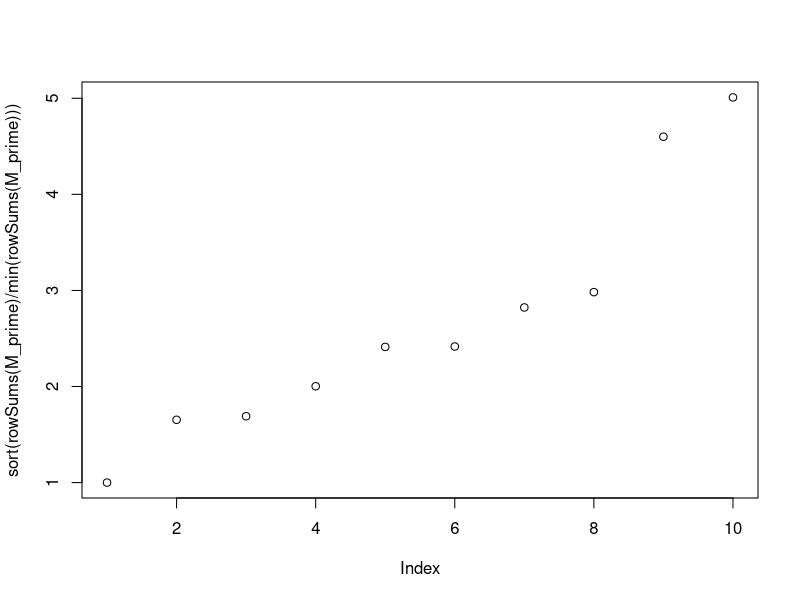
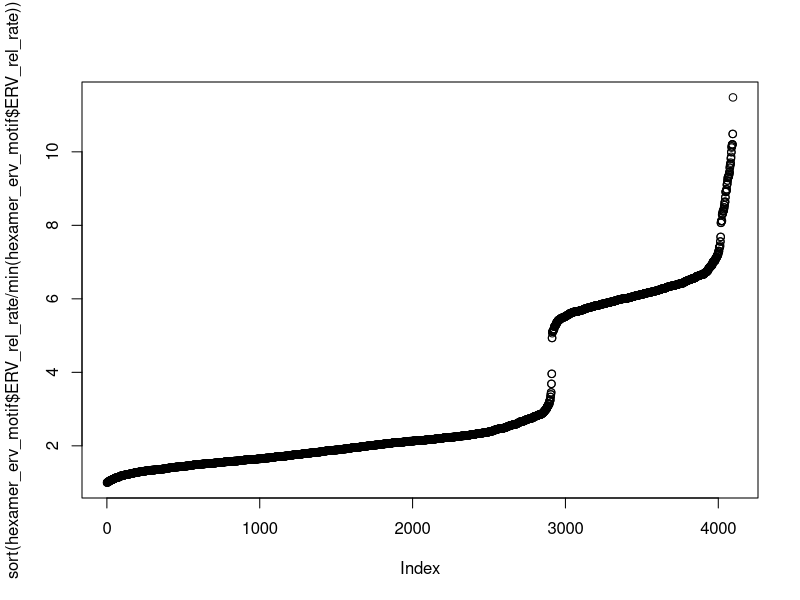

Generate these figures, in order, with R: (Note: this script raises an error after producing the figures.)
library(tidyverse)

sample_M_double <- function(N, M_mu, M_sigma) {
  # log-normally distributed entries
  M_prime <- matrix(nrow=N, ncol=1)
  for (i in 1:N) {
    M_prime[i, 1] <- exp(rnorm(1, M_mu, M_sigma))
  }
  M <- matrix(nrow=N, ncol=N)
  for (i in 1:N) {
    for (j in 1:N) { 
      if (i != j) {
        M[i, j] <- M_prime[j, 1]*pmax(
          0, exp(rnorm(1, M_mu, M_sigma)))
      }
    }
  }
  for (i in 1:N) {
    M[i, i] <- -sum(M[, i], na.rm=T)
  }
  return(M)
}

# test sampling
M_prime <- sample_M_double(10, 0, 1)
M_prime[M_prime<0] <- 0
rowSums(M_prime)
range(M_prime[M_prime>0])
max(range(M_prime[M_prime>0]))/
  min(range(M_prime[M_prime>0]))
plot(sort(rowSums(M_prime)/min(rowSums(M_prime))))

hexamer_erv_motif <- read_tsv("../data/hexamers_ERVaveraged.txt")
names(hexamer_erv_motif) <- c("wtMotif", "ERV_rel_rate")
plot(sort(hexamer_erv_motif$ERV_rel_rate/
            min(hexamer_erv_motif$ERV_rel_rate)))

# remaining parameters
sample_Q <- function(N, Q_alpha) {
  # symmetric dirichlet distributed
  if (Q_alpha == Inf) { 
    Q <- rep(1/N, N)
  } else {
    Q <- t(rdirichlet(1, rep(Q_alpha, N)))
  }
  return(Q)
}

get_equilibrium_frequencies <- function(N, M, S, Q) {
  E_N <- as.matrix(c(rep(0, N-1), 1))
  M_N <- M; M_N[N, ] <- rep(1, N)
  Q_S <- S*Q
  P_0 <- solve(M_N) %*% E_N
  # analytic derivation
  P <- (1-S)*P_0 + Q_S
  return(P)
}

# constants
N = 20  # 50
M_mu = 0

# initialize
output_list_v2 <- tibble(
  "S"=as.numeric(), "M_sigma"=as.numeric(), "Q_alpha"=as.numeric(), "iter_index"=as.numeric(), 
  "motif_index"=as.numeric(), "motif_exon"=as.numeric(), "motif_intron"=as.numeric(), 
  "motif_ratio"=as.numeric(), "motif_mutrate"=as.numeric(), "motif_ratio_max"=as.numeric())

# iterate
for (S in c(0, 0.05, 0.1, 0.2, 0.4, 0.8)) {
  for (M_sigma in c(0:100)/100) {
  # for (M_sigma in 2**(c(0:40)/5)) {
    for (Q_alpha in c(Inf)) {  # , 10, 1)) { 
      for (i in 1:1) {
        print(c(S, M_sigma, Q_alpha, i))

        # sample parameters
        M <- sample_M_double(N, 0, M_sigma)
        Q <- sample_Q(N, Q_alpha)
        
        # equilibrium frequencies
        P_exon <- get_equilibrium_frequencies(N, M, S, Q)
        P_intron <- get_equilibrium_frequencies(N, M, 0, Q)
        
        # append to output
        for (j in 1:length(P_exon)) {
          output_list_v2 <- bind_rows(output_list_v2, c(
            "S"=S, "M_sigma"=M_sigma, "Q_alpha"=Q_alpha, "iter_index"=i, "motif_index"=j, 
            "motif_exon"=P_exon[j], "motif_intron"=P_intron[j], "motif_ratio"=P_exon[j]/P_intron[j],
            "motif_mutrate"=M[j, j], "mutrate_ratio_max"=max(M[M > 0])/min(M[M > 0])))
        }
      }
    }
  }
}

write_tsv(output_list_v2, "../results/figures/output_list_v2_double.txt")
output_list_v2 <- read_tsv("../results/figures/output_list_v2_double.txt")

# # # original
palette_blue_red <- c("#297bb0", "#a9d4d9", "#f5e090", "#faae61", "#d71d1c")

output_list_v2_temp <- filter(output_list_v2, S!=1) %>% 
  group_by(M_sigma, S, Q_alpha) %>% summarise(
    motif_ratio_0 = quantile(motif_ratio, probs=0/100, na.rm=T), 
    motif_ratio_25 = quantile(motif_ratio, probs=25/100, na.rm=T),
    motif_ratio_50 = quantile(motif_ratio, probs=50/100, na.rm=T),
    motif_ratio_75 = quantile(motif_ratio, probs=75/100, na.rm=T),
    motif_ratio_100 = quantile(motif_ratio, probs=100/100, na.rm=T)) %>% 
  gather(motif_ratio_summary, motif_ratio, motif_ratio_0, 
    motif_ratio_25, motif_ratio_50, motif_ratio_75, 
    motif_ratio_100) %>% 
  mutate(motif_ratio_summary = as.factor(as.numeric(gsub(
    "motif_ratio_", "", motif_ratio_summary))))

output_list_v2_mean <- output_list_v2_temp %>% 
  dplyr::select(M_sigma, S, Q_alpha, motif_ratio_summary, motif_ratio)
write_tsv(output_list_v2_mean, "../results/figures/output_list_v2_mean_double.txt")
output_list_v2_mean <- read_tsv("../results/figures/output_list_v2_mean_double.txt")

# # # revision
output_list_v2_exon_temp <- filter(output_list_v2, S!=1) %>% 
  group_by(M_sigma, S, Q_alpha) %>% summarise(
    motif_exon_0 = quantile(motif_exon, probs=0/100, na.rm=T), 
    motif_exon_25 = quantile(motif_exon, probs=25/100, na.rm=T),
    motif_exon_50 = quantile(motif_exon, probs=50/100, na.rm=T),
    motif_exon_75 = quantile(motif_exon, probs=75/100, na.rm=T),
    motif_exon_100 = quantile(motif_exon, probs=100/100, na.rm=T)) %>% 
  gather(motif_exon_summary, motif_exon, motif_exon_0, 
    motif_exon_25, motif_exon_50, motif_exon_75, 
    motif_exon_100) %>% 
  mutate(motif_exon_summary = as.factor(as.numeric(gsub(
    "motif_exon_", "", motif_exon_summary))))

output_list_v2_exon_mean <- output_list_v2_exon_temp %>% 
  dplyr::select(M_sigma, S, Q_alpha, motif_exon_summary, motif_exon)
write_tsv(output_list_v2_exon_mean, "../results/figures/output_list_v2_exon_mean_double.txt")
output_list_v2_exon_mean <- read_tsv("../results/figures/output_list_v2_exon_mean_double.txt")

# # # revision
output_list_v2_intron_temp <- filter(output_list_v2, S!=1) %>% 
  group_by(M_sigma, S, Q_alpha) %>% summarise(
    motif_intron_0 = quantile(motif_intron, probs=0/100, na.rm=T), 
    motif_intron_25 = quantile(motif_intron, probs=25/100, na.rm=T),
    motif_intron_50 = quantile(motif_intron, probs=50/100, na.rm=T),
    motif_intron_75 = quantile(motif_intron, probs=75/100, na.rm=T),
    motif_intron_100 = quantile(motif_intron, probs=100/100, na.rm=T)) %>% 
  gather(motif_intron_summary, motif_intron, motif_intron_0, 
    motif_intron_25, motif_intron_50, motif_intron_75, 
    motif_intron_100) %>% 
  mutate(motif_intron_summary = as.factor(as.numeric(gsub(
    "motif_intron_", "", motif_intron_summary))))

output_list_v2_intron_mean <- output_list_v2_intron_temp %>% 
  dplyr::select(M_sigma, S, Q_alpha, motif_intron_summary, motif_intron)
write_tsv(output_list_v2_intron_mean, "../results/figures/output_list_v2_intron_mean_double.txt")
output_list_v2_intron_mean <- read_tsv("../results/figures/output_list_v2_intron_mean_double.txt")

# plots
ggplot(output_list_v2_mean) + 
  geom_line(aes(x=M_sigma, y=log2(motif_ratio), color=as.factor(motif_ratio_summary)), 
               position="identity") + theme(aspect.ratio=3) + 
  facet_grid(cols=vars(S)) + 
  xlab("Increasing mutational bias (mb)") + ylab("Exon vs intron motif ratio (log2)") + 
  scale_color_manual(name="Quantile", values=palette_blue_red) + 
  scale_x_continuous(breaks=c(0, 0.5, 1.0), limits=c(-0.1, 1.1))
ggsave("../results/figures/analytical_model_uniform_mean_double_transpose.pdf", width=5, height=5)

ggplot(output_list_v2_exon_mean) + 
  geom_line(aes(x=M_sigma, y=log2(motif_exon), color=as.factor(motif_exon_summary)), 
               position="identity") + theme(aspect.ratio=3) + 
  facet_grid(cols=vars(S)) + 
  xlab("Increasing mutational bias (mb)") + ylab("Exon motif frequency (log2)") + 
  scale_color_manual(name="Quantile", values=palette_blue_red) + 
  scale_x_continuous(breaks=c(0, 0.5, 1.0), limits=c(-0.1, 1.1)) + 
  ylim(log2(min(c(output_list_v2_exon_mean$motif_exon, output_list_v2_intron_mean$motif_intron))), 
    log2(max(c(output_list_v2_exon_mean$motif_exon, output_list_v2_intron_mean$motif_intron))))
ggsave("../results/figures/analytical_model_uniform_mean_double_transpose_exon.pdf", width=5, height=5)

ggplot(output_list_v2_intron_mean) + 
  geom_line(aes(x=M_sigma, y=log2(motif_intron), color=as.factor(motif_intron_summary)), 
               position="identity") + theme(aspect.ratio=3) + 
  facet_grid(cols=vars(S)) + 
  xlab("Increasing mutational bias (mb)") + ylab("Intron motif frequency (log2)") + 
  scale_color_manual(name="Quantile", values=palette_blue_red) + 
  scale_x_continuous(breaks=c(0, 0.5, 1.0), limits=c(-0.1, 1.1)) + 
  ylim(log2(min(c(output_list_v2_exon_mean$motif_exon, output_list_v2_intron_mean$motif_intron))), 
    log2(max(c(output_list_v2_exon_mean$motif_exon, output_list_v2_intron_mean$motif_intron))))
ggsave("../results/figures/analytical_model_uniform_mean_double_transpose_intron.pdf", width=5, height=5)
